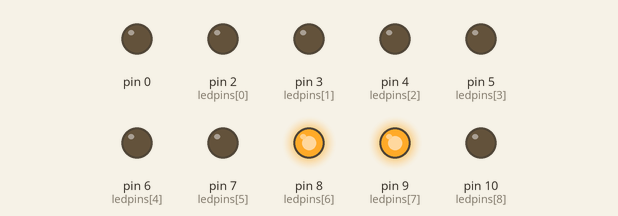
Recording of a sketch running on a simulated Arduino Uno, built with avr-gcc and run on an emulated ATmega328P. Parts: output pins drawn as LEDs (lit = HIGH).

Above: at 0.1 s.
At 5.1 s:
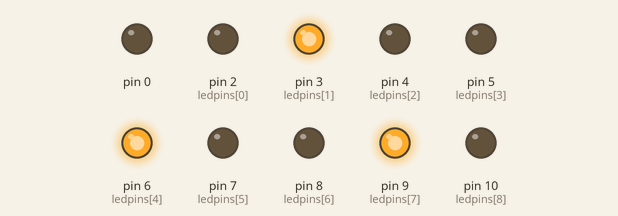
At 11.1 s:
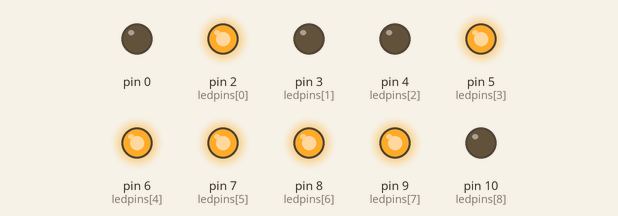
At 19.2 s:
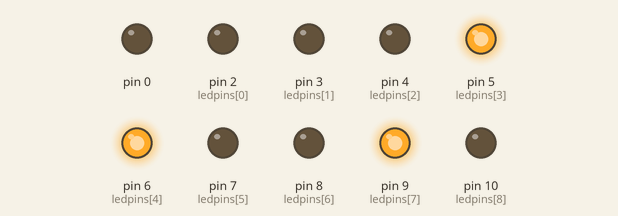
At 27.2 s:
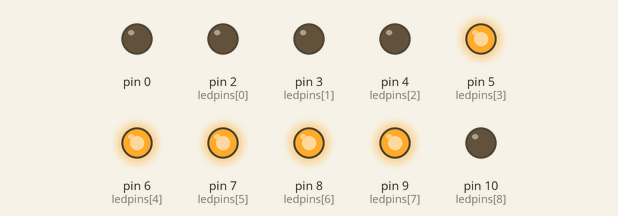
At 38.3 s:
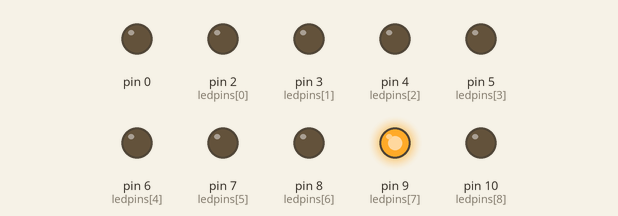
Timing chart, 0 to 40.0 s (numbered marks = the images above):
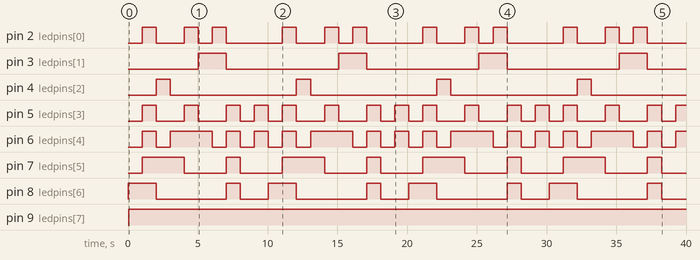

Measured:
- by itself, pin 2 (ledpins[0]): repeats every 10.1 s: LOW 2.0 s, HIGH 1.0 s, LOW 1.0 s, HIGH 1.0 s, LOW 4.0 s, HIGH 1.0 s
- by itself, pin 3 (ledpins[1]): alternates HIGH for 2.0 s and LOW for 8.1 s
- by itself, pin 4 (ledpins[2]): alternates HIGH for 1.0 s and LOW for 9.1 s
- by itself, pin 5 (ledpins[3]): repeats every 10.1 s: 2 × (LOW 2.0 s, HIGH 1.0 s), 2 × (LOW 1.0 s, HIGH 1.0 s)
- by itself, pin 6 (ledpins[4]): repeats every 10.1 s: LOW 1.0 s, HIGH 3.0 s, 3 × (LOW 1.0 s, HIGH 1.0 s)
- by itself, pin 7 (ledpins[5]): repeats every 10.1 s: LOW 3.0 s, HIGH 1.0 s, LOW 3.0 s, HIGH 3.0 s
- by itself, pin 8 (ledpins[6]): repeats every 10.1 s: LOW 5.0 s, HIGH 1.0 s, LOW 2.0 s, HIGH 2.0 s
- by itself, pin 9 (ledpins[7]): LOW → HIGH at 0.05 s

The sketch:

Controlling_Two_Display-Clock.ino
```cpp
///This code is for controlling the two 7-seg display //


// Defining the Variables///
int a,b,c,d,e,f,g,W,X,Y,Z,i,j,thispin;
int A=0,B=0,C=0,D=0;
int ledpins[]={2,3,4,5,6,7,8,9,10};
int pinCount=9;
int r0,r1;
int low_pins[]={9,10};
int cnt[2];
unsigned int initialtime,elapsed;
void showit(int x);


// Setting up the Pins//
// the setup function runs once when you press reset or power the board
void setup()
{

  //initialize digital pin 2 to 10 as an output

  for(thispin=0;thispin<=pinCount;thispin++)
  {
    pinMode(ledpins[thispin],OUTPUT);

  }
}

//Main Function///
//LOOP FUNCTION RUNS OVER AND OVER AGAIN FOREVER//
 void loop()
 {
 for(r1=0;r1<=5;r1++) // count 0 to 5 after every 10 seconds
 {
  for(r0=0;r0<=9;r0++)
  {
    // number of milliseconds Since program Strated.
    initialtime=millis();
    elapsed = initialtime;
    //ensuring delay of 1 Second
    while (elapsed - initialtime<=1000)
    {
      elapsed=millis();
      cnt[0]=r0;
      cnt[1]=r1;
      //Multiplexing the Displays
      for(j=0;j<2;j++)
      {
        digitalWrite(low_pins[j],LOW);
        digitalWrite(low_pins[i],HIGH);

        showit(cnt[i]);
        delay(2);
      }
    }

    }
  }
 }
 void showit(int x)
 {
  int D,C,B,A;
  A=x%2;
  x=x/2;
  B=x%2;
  x=x/2;
  C=x%2;
  x=x/2;
  D=x%2;
  x=x/2;

  //===========LOGIC FOR THE DISPLAY=========
  a=(A&&!B&&!C&&!D)||(!A&&C);
  b=(A&&!B&&C)||(!A&&B&&C);
  c=(!A&&B&&!C&&!D);
  d=(!A&&!B&&C)||(A&&!B&&!C)||(A&&B&&C);
  e=A||(!B&&C);
  f=(A&&!C&&!D)||(A&&B)||(B&&!C);
  g=(!B&&!C&&!D)||(A&&B&&C);


  ///////// Writting the Values on the Seven Segment Display///

  digitalWrite(2,a);
  digitalWrite(3,b);
  digitalWrite(4,c);
  digitalWrite(5,d);
  digitalWrite(6,e);
  digitalWrite(7,f);
  digitalWrite(8,g);
}
```
